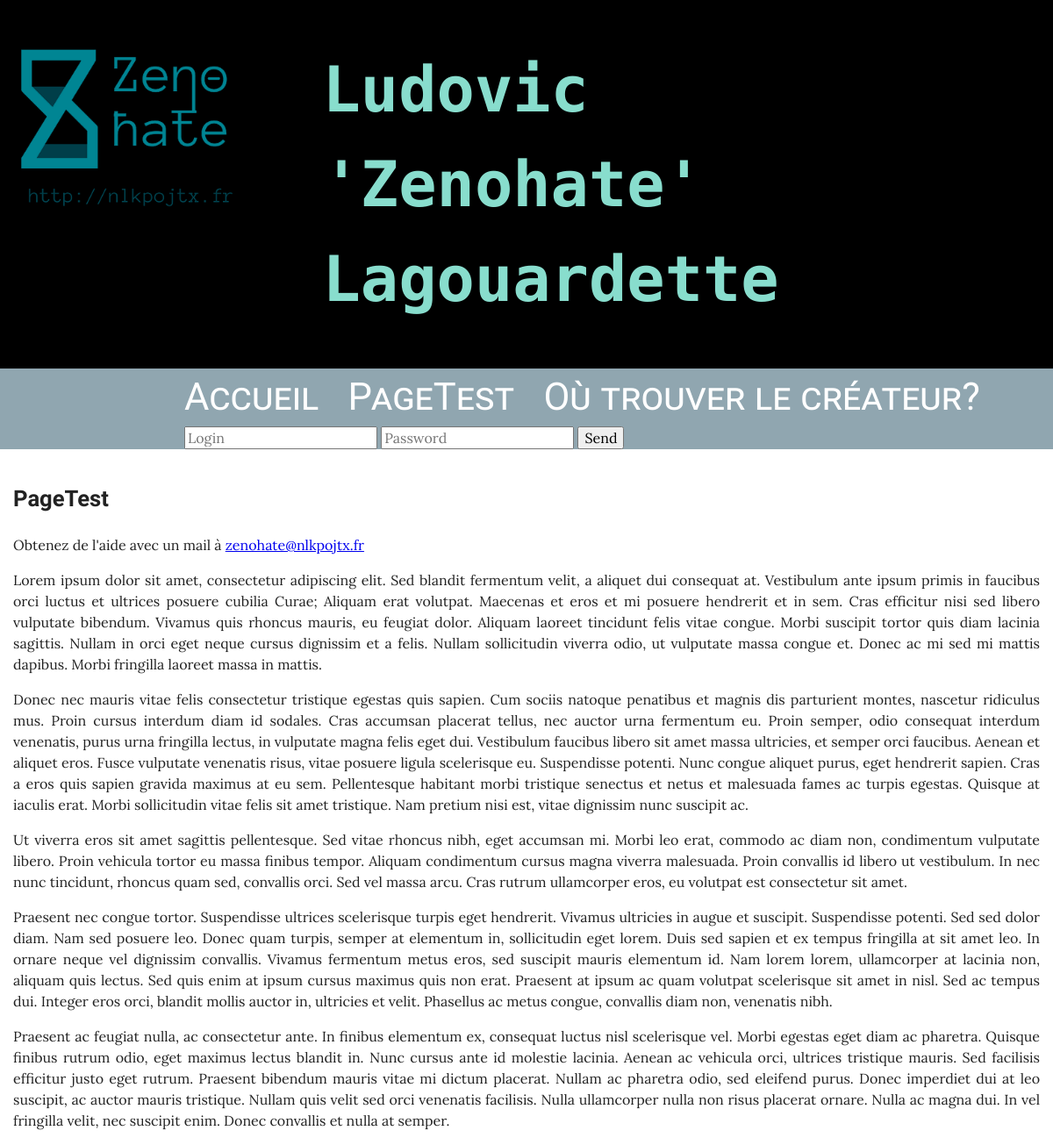
Screenshot of /index.php?page=PageTest with the database file from the repository.
### tables this page shows
CREATE TABLE `Page` (
	`page_id`	INTEGER NOT NULL PRIMARY KEY AUTOINCREMENT UNIQUE,
	`page_title`	TEXT NOT NULL,
	`page_content`	TEXT
);

### index.php (called while the page is built, shortened)
<?php require "lib/sys.php" ?>
<?php require "layout/container.php" ?>

### layout/menuitem.php (the view)
<li class='menuitem'>
	<a class="" href="<?= $menu_link?>" ><?= $menu_title?></a>
</li>

### lib/sys.php (shortened to what this page needs)
<?php
function getpdo()
{
	try{
		$pdo = new PDO('sqlite:blog.sqlite');
		$pdo->setAttribute(PDO::ATTR_DEFAULT_FETCH_MODE, PDO::FETCH_ASSOC);
		$pdo->setAttribute(PDO::ATTR_ERRMODE, PDO::ERRMODE_EXCEPTION);
	} catch(Exception $e) {
		echo "Impossible d'accéder à la base de données SQLite : ".$e->getMessage();
		die();
	}
	return $pdo;
}
	function Load($page)
	{
		$stmt = getpdo()->prepare("SELECT page_id,page_title,page_content FROM Page WHERE page_title = :title ;");
		$stmt->execute(array('title' => $page));
		$res= $stmt->fetchAll();
		return $res;
	}
	function LoadMenu($menu_link_base = "index.php")
	{
		$menu_title = "Accueil";
		$menu_link = $menu_link_base;
		include "layout/menuitem.php";
		$stmt = getpdo()->prepare("SELECT page_title FROM page");
		$stmt->execute();
		$res = $stmt->fetchAll();
		foreach($res as $pageproof)
		{
			$menu_title = $pageproof['page_title'];
			$menu_link = $menu_link_base."?page=".htmlspecialchars($menu_title);
			include "layout/menuitem.php";
		}
	}
	function LoadHeader($basepath = "index.php")
	{
		include "layout/header.php";
	}
	function PageBuild()
	{
		if(!isset($_GET['AV']))
		{
				LoadHeader();
				if(isset($_GET["page"]))
				{
					$res = Load($_GET["page"]);
					$page_title = $res[0]['page_title'];
					$page_content = $res[0]['page_content'];
					include "layout/page.php";
				}
				else
				{
					include "layout/home.php";
				}
		}
	}
	function Build($mode)
	{
		PageBuild();
	}

### layout/page.php (shortened to what this page needs)
<div id="page" class="row">
	<div class="column large-12">
		<h2><?= $page_title ?></h2>
		<div><?= $page_content?></div>
	</div>
</div>

### css/aria.css (style rules this page uses)
* { font-family: 'Lora', serif; font-size:initial; text-align: justify; }
h2 { font-family: 'Inconsolata' ; font-size:160%; text-align: left; }
.menuitem { display: inline; color: #FFFFFF; font-family: 'Inconsolata', ; font-variant: small-caps; font-style: bold; text-decoration: none; font-size:165%; margin-right: 1em; }
.menuitem a:link { color: #FFFFFF; font-family: 'Inconsolata' ; font-variant: small-caps; font-style: bold; text-decoration: none; font-size:165%; }

### rows the page displays
page: page_title "PageTest", page_content "Obtenez de l'aide avec un mail à zenohate@nlkpojtx.fr Lorem ipsum dolor sit amet, consectetur adipiscing elit. Sed blandit fermentum velit, a aliquet dui consequat at. Vestibulum ante ipsum primis in faucibus orci luctus et ultrices posuere cubilia Curae; Aliquam erat volutpat. Maecenas et eros et mi posuere hendrerit et in sem. Cras efficitur nisi sed libero vulputate bibendum. Vivamus quis rhoncus mauris, eu feugiat dolor. Aliquam laoreet tincidunt felis vitae congue. Morbi suscipit tortor quis diam lacinia sagittis. Nullam in orci eget neque cursus dignissim et a felis. Nullam sollicitudin viverra odio, ut vulputate massa congue et. Donec ac mi sed mi mattis dapibus. Morbi fringilla…"
page: page_title "Où trouver le créateur?"

### other values shown
$menu_title "Accueil"
